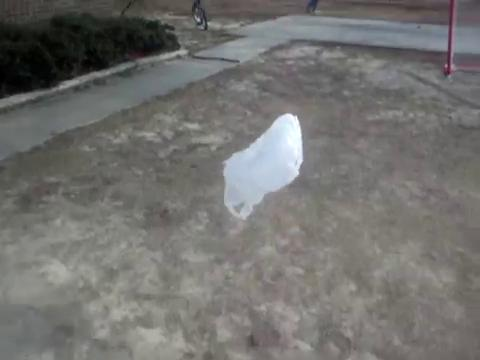
//> input picture Lab_4/Lab_4.1/dataset/bag/img/00000024.jpg, 480 x 360 px, given in place of video6.mp4, which was not available
$ ./Lab3.2AVSA2022   (built with g++ and OpenCV 4)
//> lines starting //> are read from the running program, lines starting //| are printed output that depends on the picture; after the words box and inside, x2 and y2 are one past the last pixel; in counts of white or black regions, pixels touching at a corner belong together; pictures that were not available may be replaced by others from this repository, and a replacement may not be noted
### Lab_2/Lab3.2AVSA2023/src/blobs.hpp
/* Applied Video Analysis of Sequences (AVSA)
 *
 *	LAB2: Blob detection & classification
 *	Lab2.0: Sample Opencv project
 *
 *
 * Authors: José M. Martínez (josem.martinez@uam.es), Paula Moral (paula.moral@uam.es), Juan C. San Miguel (juancarlos.sanmiguel@uam.es)
 */

 //class description
/**
 * \class BasicBlob
 * \brief Class to describe a basic blob and associated functions
 *
 *
 */

#ifndef BLOBS_H_INCLUDE
#define BLOBS_H_INCLUDE

#include "opencv2/opencv.hpp"
using namespace cv; //avoid using 'cv' to declare OpenCV functions and variables (cv::Mat or Mat)


// Maximun number of char in the blob's format
const int MAX_FORMAT = 1024;


struct cvBlob {
	int     ID;  /* blob ID        */
	int   x, y;  /* blob position  */
	int   w, h;  /* blob sizes     */
	char format[MAX_FORMAT];
};

inline cvBlob initBlob(int id, int x, int y, int w, int h)
{
	cvBlob B = {id, x, y, w, h};
	return B;
}

/*
* Headers of blob-based functions
*
*/

//blob drawing functions
void paintCrossImage(Mat &blobImage, cvBlob maxBlob, Scalar color);

//blob extraction functions
int extractBlobs(Mat fgmask, std::vector<cvBlob> &bloblist, int connectivity);

//find biggest blob above the thresholds
cvBlob getBiggestBlob(std::vector<cvBlob> bloblist_in, int min_width, int min_height);


#endif

### Lab_2/Lab3.2AVSA2023/src/kalman_filter.hpp
#ifndef KALMAN_FILTER_H_INCLUDE
#define KALMAN_FILTER_H_INCLUDE

#include "opencv2/opencv.hpp"


// Create the kalman filters
cv::KalmanFilter create_kalman_filter(int stateSize);

// Compute the estimations
void do_kalman(cv::Point meas, int stateSize, cv::KalmanFilter &kf, bool &first_detection, std::vector<cv::Point> &v_estimations, std::vector<cv::Point> &v_measurements);

// Draw the final trajectory
void draw_trajectory(std::vector<cv::Point> v, cv::String legend, cv::Mat &frame, CvScalar color, cv::Point origin_point);


#endif

### Lab_2/Lab3.2AVSA2023/src/ShowManyImages.hpp
/* Applied Video Sequence Analysis (AVSA)
 *
 *	LAB1: Background Subtraction - Unix version
 *  ShowManyImages.hpp
 *
 * 	Authors: José M. Martínez (josem.martinez@uam.es), Paula Moral (paula.moral@uam.es) & Juan Carlos San Miguel (juancarlos.sanmiguel@uam.es)
 *	VPULab-UAM 2020
 *	Adapted from OpenSoruce (see below)
 */

#ifndef SRC_SHOWMANYIMAGES_HPP_
#define SRC_SHOWMANYIMAGES_HPP_

#include <stdio.h>

using namespace std;

void ShowManyImages(string title, int nArgs, ...);


#endif /* SRC_SHOWMANYIMAGES_HPP_ */

### Lab_2/Lab3.2AVSA2023/src/blobs.cpp
/* Applied Video Analysis of Sequences (AVSA)
 *
 *	LAB2: Blob detection & classification
 *	Lab2.0: Sample Opencv project
 *
 *
 * Authors: José M. Martínez (josem.martinez@uam.es), Paula Moral (paula.moral@uam.es), Juan C. San Miguel (juancarlos.sanmiguel@uam.es)
 */

#include "blobs.hpp"
#include <algorithm>

/**
 *	Draws blobs with different rectangles on the image 'frame'. All the input arguments must be
 *  initialized when using this function.
 *
 * \param frame Input image
 * \param pBlobList List to store the blobs found
 * \param labelled - true write label and color bb, false does not wirite label nor color bb
 *
 * \return Image containing the draw blobs. If no blobs have to be painted
 *  or arguments are wrong, the function returns a copy of the original "frame".
 *
 */
 // [25 lines left out: function paintCrossImage, not called in this run]


/**
 *	Blob extraction from 1-channel image (binary). The extraction is performed based
 *	on the analysis of the connected components. All the input arguments must be
 *  initialized when using this function.
 *
 * \param fgmask Foreground/Background segmentation mask (1-channel binary image)
 * \param bloblist List with found blobs
 *
 * \return Operation code (negative if not successful operation)
 */
int extractBlobs(cv::Mat fgmask, std::vector<cvBlob> &bloblist, int connectivity)
{
	//check input conditions and return -1 if any is not satisfied
	if (connectivity != 4 && connectivity != 8)
	{
		return -1;
	}

	//required variables for connected component analysis
	Mat aux; // image to be updated each time a blob is detected (blob cleared)
	cv::Rect area;
	fgmask.convertTo(aux,CV_32SC1);

	//clear blob list
	bloblist.clear();

	//Connected component analysis
	for(int i=0; i<fgmask.rows; i++)
		for(int j=0; j<fgmask.cols; j++)
		{
			if (aux.at<int>(i, j) == 255){ // if foreground
				cv::floodFill(aux, cv::Point(j, i), 0, &area, cv::Scalar(), cv::Scalar(), connectivity); // algorithm
				cvBlob blob = initBlob(1, area.x, area.y, area.width, area.height); // create blob
				bloblist.push_back(blob); // store blob in list
			}

		}

	return 1;
}


cvBlob getBiggestBlob(std::vector<cvBlob> bloblist_in, int min_width, int min_height)
{
	//clear blob list (to fill with this function)
		cvBlob maxBlob = initBlob(0, -100, -100, 0, 0);
		int maxArea = 0;

		// remove the blobs whose size is below some constraints
		for(size_t i = 0; i < bloblist_in.size(); i++)
		{
			cvBlob blob_in = bloblist_in[i]; //get ith blob
			int area = blob_in.w * blob_in.h;
			if (area > maxArea && blob_in.w > min_width && blob_in.h > min_height){
				maxArea = area;
				maxBlob = blob_in;
			}
		}

		return maxBlob;
}

### Lab_2/Lab3.2AVSA2023/src/kalman_filter.cpp
#include "kalman_filter.hpp"

cv::KalmanFilter create_kalman_filter(int stateSize)
{
    int measSize = 2; //Dimensionality of the measurement
    cv::KalmanFilter kf(stateSize, measSize, 0, CV_32F);

    if(stateSize==4)
    {
        // A
        kf.transitionMatrix = (cv::Mat_<float>(stateSize,stateSize) <<
        1,  1,  0,  0,
        0,  1,  0,  0,
        0,  0,  1,  1,
        0,  0,  0,  1);

        // H
        kf.measurementMatrix = (cv::Mat_<float>(measSize,stateSize) <<
        1,  0,  0,  0,
        0,  0,  1,  0);

        // Q
        kf.processNoiseCov = (cv::Mat_<float>(stateSize,stateSize) <<
        25,  0,  0,  0,
         0, 10,  0,  0,
         0,  0, 25,  0,
         0,  0,  0, 10);

        // R and P
        setIdentity(kf.measurementNoiseCov, cv::Scalar::all(25));
        setIdentity(kf.errorCovPost, cv::Scalar::all(10e5));


    }
    else if (stateSize==6)
    {
        // A
        kf.transitionMatrix = (cv::Mat_<float>(stateSize,stateSize) <<
        1,  1,1/2,  0,  0,  0,
        0,  1,  1,  0,  0,  0,
        0,  0,  1,  0,  0,  0,
        0,  0,  0,  1,  1,1/2,
        0,  0,  0,  0,  1,  1,
        0,  0,  0,  0,  0,  1);

        // H
        kf.measurementMatrix = (cv::Mat_<float>(measSize,stateSize) <<
        1,  0,  0,  0,  0,  0,
        0,  0,  0,  1,  0,  0);

        // Q
        kf.processNoiseCov = (cv::Mat_<float>(stateSize,stateSize) <<
        25,  0,  0,  0,  0,  0,
         0, 10,  0,  0,  0,  0,
         0,  0,  1,  0,  0,  0,
         0,  0,  0, 25,  0,  0,
         0,  0,  0,  0,  10,  0,
         0,  0,  0,  0,  0,  1);

        // R and P
        setIdentity(kf.measurementNoiseCov, cv::Scalar::all(25));
        setIdentity(kf.errorCovPost, cv::Scalar::all(1e5));

    }
    else
    {
        std::cout<<"-ERROR (the model has not been implemented)"<<std::endl;
        std::cout<<"-Ending script..."<<std::endl;
        exit(EXIT_SUCCESS);
    }

    return kf;

}


void do_kalman(cv::Point meas, int stateSize, cv::KalmanFilter &kf, bool &first_detection, std::vector<cv::Point> &v_estimations, std::vector<cv::Point> &v_measurements)
{

    // Initialization
    cv::Mat state(stateSize, 1, CV_32F);
    cv::Mat estimated(stateSize, 1, CV_32F);
    cv::Mat measurement(2, 1, CV_32F);

    // PREDICTION
    state = kf.predict();

    std::cout<<"\n";
    std::cout << state << std::endl;


    // Measurements
    measurement.at<float>(0) = meas.x;
    measurement.at<float>(1) = meas.y;

    // Until the ball is detected once
    if (first_detection == false)
    {
        state.at<float>(0) = meas.x;
        state.at<float>(stateSize/2) = meas.y;
        kf.statePost = state;
        // First time the ball is detected
        if (meas.x>0 && meas.y>0)
            first_detection = true;
    }
    // If there are no observations
    if (meas.x<0 || meas.y<0)
    {
        kf.statePost = state;
    }
    // UPDATE
    else
    {
        kf.correct(measurement);
    }

    // Store the measurements and estimations in a vector
    v_measurements.push_back(meas);
    v_estimations.push_back(cv::Point(kf.statePost.at<float>(0),kf.statePost.at<float>(stateSize/2)));

}


// [20 lines left out: function draw_trajectory, not called in this run]

### Lab_2/Lab3.2AVSA2023/src/ShowManyImages.cpp
/* Applied Video Sequence Analysis (AVSA)
 *
 *	LAB1: Background Subtraction - Unix version
 *  ShowManyImages.cpp
 *
 * 	Authors: José M. Martínez (josem.martinez@uam.es), Paula Moral (paula.moral@uam.es) & Juan Carlos San Miguel (juancarlos.sanmiguel@uam.es)
 *	VPULab-UAM 2020
 *	Adapted from OpenSoruce (see below)
 */

#include <opencv2/opencv.hpp>

#include <stdio.h>
#include <stdarg.h>

using namespace cv;
using namespace std;

/*Function///////////////////////////////////////////////////////////////

Name:       ShowManyImages

Purpose:

This is a function illustrating how to display more than one
image in a single window using Intel OpenCV

Parameters:

string title: Title of the window to be displayed
int    nArgs: Number of images to be displayed
Mat    img1: First Mat, which contains the first image
...
Mat    imgN: First Mat, which contains the Nth image

Language:   C++

The method used is to set the ROIs of a Single Big image and then resizing
and copying the input images on to the Single Big Image.

This function does not stretch the image...
It resizes the image without modifying the width/height ratio..

This function can be called like this:

ShowManyImages("Images", 5, img2, img2, img3, img4, img5);

This function can display upto 12 images in a single window.
It does not check whether the arguments are of type Mat or not.
The maximum window size is 700 by 660 pixels.
Does not display anything if the number of arguments is less than
one or greater than 12.

Idea was from [[BettySanchi]] of OpenCV Yahoo! Groups.

If you have trouble compiling and/or executing
this code, I would like to hear about it.

You could try posting on the OpenCV Yahoo! Groups
[url]http://groups.yahoo.com/group/OpenCV/messages/ [/url]


Parameswaran,
Chennai, India.

cegparamesh[at]gmail[dot]com

...
///////////////////////////////////////////////////////////////////////*/

void ShowManyImages(string title, int nArgs, ...) {
int size;
int i;
int m, n;
int x, y;

// w - Maximum number of images in a row
// h - Maximum number of images in a column
int w, h;

// scale - How much we have to resize the image
float scale;
int max;

// If the number of arguments is lesser than 0 or greater than 12
// return without displaying
if(nArgs <= 0) {
    printf("ShowManyImages(): Number of arguments too small....\n");
    return;
}
else if(nArgs > 14) {
    printf("ShowManyImages(): Number of arguments too large, can only handle maximally 12 images at a time ...\n");
    return;
}
// Determine the size of the image,
// and the number of rows/cols
// from number of arguments
else if (nArgs == 1) {
    w = h = 1;
    size = 500;
}
else if (nArgs == 2) {
    w = 2; h = 1;
    size = 500;
}
else if (nArgs == 3 || nArgs == 4) {
    w = 3; h = 1;
    size = 500;
}
else if (nArgs == 5 || nArgs == 6) {
    w = 3; h = 2;
    size = 200;
}
else if (nArgs == 7 || nArgs == 8) {
    w = 4; h = 2;
    size = 200;
}
else {
    w = 4; h = 3;
    size = 150;
}

// Create a new 3 channel image
Mat DispImage = Mat::zeros(Size(100 + size*w, 60 + size*h), CV_8UC3);

// Used to get the arguments passed
va_list args;
va_start(args, nArgs);

// Loop for nArgs number of arguments
for (i = 0, m = 20, n = 20; i < nArgs; i++, m += (20 + size)) {
    // Get the Pointer to the IplImage
    Mat ori = va_arg(args, Mat);

    // Check whether it is NULL or not
    // If it is NULL, release the image, and return
    if(ori.empty()) {
        printf("ShowManyImages(): Invalid arguments");
        return;
    }

    // add-on (josemm.martinez@uam.es 202002)
    // allowing to mix color and grey images - does not change original image
    x = ori.cols;
    y = ori.rows;

    Mat img = Mat::zeros(Size(x, y), CV_8UC3);

    int channels = ori.channels();
    if (channels==1) // gray image
		// Make the grey scale image have three channels
	    cvtColor(ori, img, COLOR_GRAY2BGR);
	    else // color image
	    	ori.copyTo(img);

    // end add-on (josemm.martinez@uam.es 202002)

    // Find the width and height of the image
    x = img.cols;
    y = img.rows;

    // Find whether height or width is greater in order to resize the image
    max = (x > y)? x: y;

    // Find the scaling factor to resize the image
    scale = (float) ( (float) max / size );

    // Used to Align the images
    if( i % w == 0 && m!= 20) {
        m = 20;
        n+= 20 + size;
    }

    // Set the image ROI to display the current image
    // Resize the input image and copy the it to the Single Big Image
    Rect ROI(m, n, (int)( x/scale ), (int)( y/scale ));
    Mat temp; resize(img,temp, Size(ROI.width, ROI.height));
    temp.copyTo(DispImage(ROI));
}

// Create a new window, and show the Single Big Image
namedWindow( title, 1 );
imshow( title, DispImage);
// waitKey(); // uncommented in original

// End the number of arguments
va_end(args);
}

### Lab_2/Lab3.2AVSA2023/src/Lab3.2AVSA2022.cpp
/* Applied Video Sequence Analysis - Escuela Politecnica Superior - Universidad Autonoma de Madrid
 *
 *	Starter code for Task 3.1a of the assignment "Lab3 - Kalman Filtering for object tracking"
 *
 *	This code has been tested using Ubuntu 18.04, OpenCV 3.4.4 & Eclipse 2019-12
 *
 * Author: Juan C. SanMiguel (juancarlos.sanmiguel@uam.es)
 * Date: March 2022
 */
//includes
#include <opencv2/opencv.hpp> 	//opencv libraries

//Header ShowManyImages
#include "ShowManyImages.hpp"

#include "kalman_filter.hpp"

//system libraries C/C++
#include <stdio.h>
#include <iostream>
#include <sstream>

//include for blob-related functions
#include "blobs.hpp"

//namespaces
using namespace cv; //avoid using 'cv' to declare OpenCV functions and variables (cv::Mat or Mat)
using namespace std;

//main function
int main(int argc, char ** argv)
{
	int count=0;		 											// frame counter
	Mat frame;														// frame of the video sequence
	Mat frame_estimations;
	Mat frame_measurements;
	std::string inputvideo = "/home/levcsi/IPCV_Madrid/AVSA/Lab_3/dataset_lab3/lab3.2/video6.mp4";
//	std::string inputvideo = "../../../Lab_3/dataset_lab3/lab3.1/singleball.mp4";

	//alternatively, the videofile can be passed via arguments of the executable
	if (argc == 3) inputvideo = argv[1];
	VideoCapture cap(inputvideo);							// reader to grab frames from video

	//check if videofile exists
	if (!cap.isOpened())
		throw std::runtime_error("Could not open video file " + inputvideo); //throw error if not possible to read videofile

	Ptr<cv::BackgroundSubtractorMOG2> mog = cv::createBackgroundSubtractorMOG2();
	mog->setHistory(50);
	mog->setVarThreshold(16.);

	Mat fgMOG;
	Mat efgMOG;
	Mat bgMOG;
	Mat GsFrame;
	Mat resultFrame;

	std::vector<cvBlob> trajectory;
	std::vector<cvBlob> bloblist;
	cvBlob maxBlob;

	double lr = 0.005;
	int min_width = 2;
	int min_height = 2;
	int morph_size = 1;


	// KALMAN initialization
	int stateSize = 6; //Dimensionality of the state (4: constant vel;  6: constant acc)

	// Input mode as argument
//	if (argc == 2) stateSize = atoi(argv[1]);
//	else stateSize = 4;

	KalmanFilter kf = create_kalman_filter(stateSize);

	// Vectors to store the measurements and estimations
	std::vector<cv::Point> v_estimations;
	std::vector<cv::Point> v_measurements;

	// Bool for the first detection
	bool first_detection = false;

	//main loop
	for (int i=0;true;i++) {

		std::cout << "FRAME " << std::setfill('0') << std::setw(3) << ++count << std::endl; //print frame number

		//get frame & check if we achieved the end of the videofile (e.g. frame.data is empty)
		cap >> frame;
//> frame is the input picture: 360 rows x 480 cols, CV_8UC3; mean B, G, R 111.2, 113.7, 114.3
		if (!frame.data)
			break;

		//convert frame to gray scale
		cvtColor(frame, GsFrame, COLOR_BGR2GRAY);

		//do measurement extraction
		mog->apply(GsFrame, fgMOG, lr);
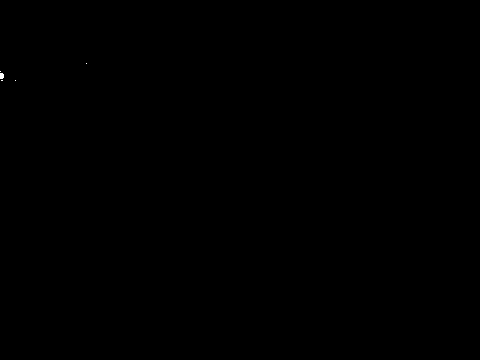
//> fgMOG: 360 rows x 480 cols, CV_8UC1; values 127 (black) and 255 (white), 0.02% white; 5 white regions (4 under 20 px), largest, box (x1, y1, x2, y2) and area: (0, 73, 4, 79) 22
		mog->getBackgroundImage(bgMOG);

		//morphological opening to filter noise
		Mat element = getStructuringElement(MORPH_RECT, Size(2 * morph_size + 1, 2 * morph_size + 1), Point(morph_size, morph_size));

		cv::erode(fgMOG, efgMOG, element, Point(-1, -1), 1);
//> efgMOG: 360 rows x 480 cols, CV_8UC1; values 127 (black) and 255 (white), 0.01% white; 1 white region (1 under 20 px)
		cv::dilate(efgMOG, efgMOG, element, Point(-1, -1), 1);
//> efgMOG: 360 rows x 480 cols, CV_8UC1; values 127 (black) and 255 (white), 0.01% white; 1 white region, box (x1, y1, x2, y2) and area: (0, 73, 4, 79) 22

		//blob extraction
		extractBlobs(efgMOG, bloblist, 4);
//> after the loop in extractBlobs, `for(int i=0; i<fgmask.rows; i++)`: aux: 360 rows x 480 cols, CV_32SC1; values 0 (black) and 127 (white), 100% white; 1 black region, box (x1, y1, x2, y2) and area: (0, 73, 4, 79) 22
//> after the loop in extractBlobs, `for(int i=0; i<fgmask.rows; i++)`: area = Rect(0, 73, 4, 6); bloblist = 1 item
//> bloblist = 1 item
		maxBlob = getBiggestBlob(bloblist, min_width, min_height);
//> the loop in getBiggestBlob, `for(size_t i = 0; i < bloblist_in.size(); i++)` made 1 pass
//> (area, maxArea) on pass 1: (24, 24)
//> after the loop in getBiggestBlob, `for(size_t i = 0; i < bloblist_in.size(); i++)`: maxArea = 24
//		frame.copyTo(resultFrame);
//		trajectory.push_back(maxBlob);

		// Get measurement from preloaded list of measurements
		cv::Point meas = Point(maxBlob.x + (maxBlob.w / 2), maxBlob.y + (maxBlob.h / 2));
//> meas = Point(2, 76)

		// Apply Kalman model
		do_kalman(meas, stateSize, kf, first_detection, v_estimations, v_measurements);
//> in do_kalman, `state = kf.predict();`: state = [0, 0, 0, 0, 0, 0]
//| [0;
//|  0;
//|  0;
//|  0;
//|  0;
//|  0]
//> in do_kalman, `measurement.at<float>(0) = meas.x;`: measurement = [2, 0]
//> in do_kalman, `measurement.at<float>(1) = meas.y;`: measurement = [2, 76]
//> in do_kalman, `state.at<float>(0) = meas.x;`: state = [2, 0, 0, 0, 0, 0]
//> in do_kalman, `state.at<float>(stateSize/2) = meas.y;`: state = [2, 0, 0, 76, 0, 0]
//> in do_kalman, `v_measurements.push_back(meas);`: v_measurements = 1 Point (x, y): [2, 76]
//> first_detection = true; v_estimations = 1 Point (x, y): [2, 76]; v_measurements = 1 Point (x, y): [2, 76]

		// std::cout<<"x: "<<measurement(0)<<"  y: "<<measurement(1)<<endl;
		std::cout<<"x: "<<v_measurements[i].x<<"  y: "<<v_measurements[i].y<<endl;
//| x: 2  y: 76
		std::cout<<"x: "<<v_estimations[i].x<<"  y: "<<v_estimations[i].y<<endl;
//| x: 2  y: 76


		// display frame (YOU MAY ADD YOUR OWN VISUALIZATION FOR MEASUREMENTS, AND THE STAGES IMPLEMENTED)
		std::ostringstream str;
		str << std::setfill('0') << std::setw(3) << count;
		putText(frame,"Frame " + str.str(), cvPoint(30,30),FONT_HERSHEY_COMPLEX_SMALL, 0.8, cvScalar(255,255,255), 1, CV_AA);
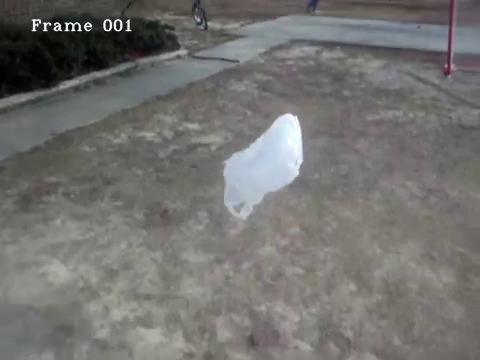
//> frame: 360 rows x 480 cols, CV_8UC3; 0.42% of pixels changed, all inside (x1, y1, x2, y2) = (31, 18, 132, 32)
		frame.copyTo(frame_estimations);
		frame.copyTo(frame_measurements);
		drawMarker(frame_measurements, meas, cvScalar(0,255,0), MARKER_CROSS, 20,2); //display measurement
//> frame_measurements: 360 rows x 480 cols, CV_8UC3; 0.06% of pixels changed, all inside (x1, y1, x2, y2) = (0, 65, 14, 88)
		drawMarker(frame_estimations, v_estimations[i], cvScalar(0,0,255), MARKER_CROSS, 20,2); //display estimation

		string title = "Input Image - Measurements - Estimations";
		ShowManyImages(title, 3, frame, frame_measurements, frame_estimations);
//> in ShowManyImages, `imshow( title, DispImage);`:
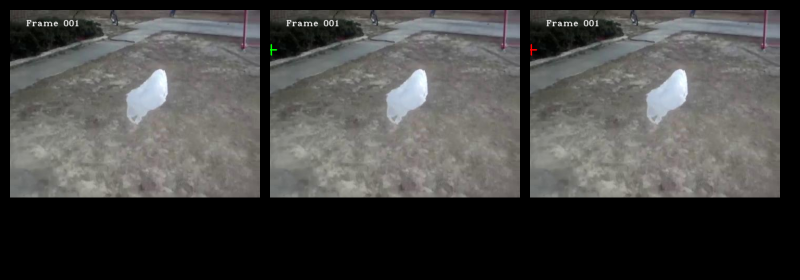
//> window 'Input Image - Measurements - E': 560 rows x 1600 cols, CV_8UC3 (shown at 1/2 size); mean B, G, R 70.1, 71.6, 72

//		int a;
//		cin >> a;


//		// draw trajectory
//		for(size_t i = 0; i < trajectory.size(); i++)
//		{
//			paintCrossImage(resultFrame, trajectory[i], Scalar(0, 255, 0));
//		}
//
////		//display frame (YOU MAY ADD YOUR OWN VISUALIZATION FOR MEASUREMENTS, AND THE STAGES IMPLEMENTED)
////		std::ostringstream str;
////		str << std::setfill('0') << std::setw(3) << count;
////		putText(frame,"Frame " + str.str(), cvPoint(30,30),FONT_HERSHEY_COMPLEX_SMALL, 0.8, cvScalar(255,255,255), 1, CV_AA);
////		imshow("Frame ",frame);
//
//		//SHOW RESULTS
//		//get the frame number and write it on the current frame
//		string title = " | Frame - GsFrame - BgM | FgM - eFgM - resultFrame";
//
//		ShowManyImages(title, 6,
//					   frame,
//				       GsFrame,
//					   bgMOG,
//					   fgMOG,
//					   efgMOG,
//					   resultFrame);

		//cancel execution by pressing "ESC"
		if( (char)waitKey(100) == 27)
//> the Esc key is pressed
			break;
	}

	printf("Finished program.");
	destroyAllWindows(); 	// closes all the windows
	return 0;
}
